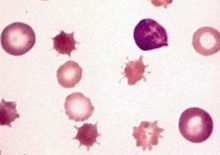
%> input picture easy/5.jpg, 220 x 155 px, shrunk from 375 x 265 before the run
$ octave test.m   (GNU Octave 9; MATLAB toolbox functions it lacks are replaced by stand-ins)
%> lines starting %> are read from the running program, lines starting %| are printed output that depends on the picture; in (x1, y1, x2, y2) boxes, pixels count from 0 and x2, y2 are one past the last pixel; in counts of white or black regions, pixels touching at a corner belong together; the program's own positions count from 1
### preprocess.m
function [BW ] = preprocess(Nrgb)
% begin preprocess
[M, N, ~] = size(Nrgb);

img_gray = rgb2gray(Nrgb);
thre = otsuthresh(img_gray, 256);
BW = false(M, N);
for i = 1:M
    for j = 1:N
        if img_gray(i,j) <= thre
            BW(i, j) = true;
        end
    end
end
BW(1,:) = 0;
BW(end,:) = 0;
BW(:,1) = 0;
BW(:,end) = 0;


% img_histeq = histeq(img_gray);
% thre = graythresh(img_histeq);
% BW = ~im2bw(img_histeq,thre);
SE = strel('square',4);
BW = imerode(BW, SE);

end

### otsuthresh.m
function [ th ] = otsuthresh( grayimg, L )

    [M, N] = size(grayimg);
    %hist = imhist(grayimg);
    count = 0;
    hist = zeros(M,N);
    for a = 1:M
        for b = 1:N
         if grayimg(a,b) ~=0
            count = count + 1;
            hist(grayimg(a,b)) = hist(grayimg(a,b)) + 1;
         end
        end
    end
    histp = hist/(M*N);
    mg = 0.0;
    for i = 0:L-1
        mg = mg + histp(i+1)*i;
    end
    %calc mg
    v= 0;
    for s = 0:L-1
        if hist(s+1) ~= 0
            break;
        end
    end
    mk = 0.0;
    pk = 0.0;
    for i = s: L-1
        pk = pk + histp(i+1);
        mk = mk + histp(i+1)*i;
        vtmp = ((mg*pk-mk)^2)/(pk*(1-pk));
        if vtmp > v
            v = vtmp;
            th = i;
        end
    end
    %calc th
end

### myfill.m
function [B_img] = myfill(img)

[row,col] = size(img);
img_tmp = marking(img,1,1);
img_tmp = ~img_tmp;

for i = 1:row
    for j = 1:col
        if(img_tmp(i,j) == 1)
            img(i,j) = 1;
        end
    end
end

B_img = img;

### marking.m
function [B_img] = marking(img,x,y)

[m,n] = size(img);
%[x y]=ginput(1);
x=round(x);
y=round(y);

%tmp=ones(m,n);
queue_head=1;
queue_tail=1;
neighbour=[-1 -1;-1 0;-1 1;0 -1;0 1;1 -1;1 0;1 1];
%neighbour=[-1 0;1 0;0 1;0 -1];
q{queue_tail}=[y x];
queue_tail=queue_tail+1;
[ser1, ~]=size(neighbour);

while queue_head~=queue_tail
    pix=q{queue_head};
    for i=1:ser1
        pix1=pix+neighbour(i,:);
        if pix1(1)>=1 && pix1(2)>=1 &&pix1(1)<=m && pix1(2)<=n
            if img(pix1(1),pix1(2))==0
                img(pix1(1),pix1(2))=1;
                q{queue_tail}=[pix1(1) pix1(2)];
                queue_tail=queue_tail+1;

            end
        end
    end
    queue_head=queue_head+1;
end
B_img = img;
% figure(1);
% imshow(B_img);
end

### mybwbound2.m
function [ cells ] = mybwbound2( I )
%MYBWBOUND Summary of this function goes here
%   Detailed explanation goes here
[M, N] = size(I);

%neighbourhood map
% 1 8 7    -1 -1|-1 0|-1 1
% 2 0 6     0 -1| 0 0| 0 1
% 3 4 5     1 -1| 1 0| 1 1

neighbour = [-1 -1 1;0 -1 8;1 -1 7;1 0 6;1 1 5;0 1 4;-1 1 3;-1 0 2];
markup = zeros(M,N);

% 1 2 3    -1 -1|-1 0|-1 1
% 8 0 4     0 -1| 0 0| 0 1
% 7 6 5     1 -1| 1 0| 1 1

% [y x dire] dire:new against old
findermap{5} = [ 1 -1 7; 1  0 6; 1  1 5; 0  1 4;-1  1 3]; %1
findermap{6} = [ 0 -1 8; 1 -1 7; 1  0 6; 1  1 5; 0  1 4]; %2
findermap{7} = [-1 -1 1; 0 -1 8; 1 -1 7; 1  0 6; 1  1 5]; %3
findermap{8} = [-1  0 2;-1 -1 1; 0 -1 8; 1 -1 7; 1  0 6]; %4
findermap{1} = [-1  1 3;-1  0 2;-1 -1 1; 0 -1 8; 1 -1 7]; %5
findermap{2} = [ 0  1 4;-1  1 3;-1  0 2;-1 -1 1; 0 -1 8]; %6
findermap{3} = [ 1  1 5; 0  1 4;-1  1 3;-1  0 2;-1 -1 1]; %7
findermap{4} = [ 1  0 6; 1  1 5; 0  1 4;-1  1 3;-1  0 2]; %8
% findermap{0/9} = [];
for i = 2:M-1
    for j = 2:N-1
        tmp = sum(sum(I(i-1:i+1,j-1:j+1)));
        if tmp ~= 0 && tmp < 4
            markup(i,j) = 1;
        end
    end
end
I = markup;
imshow(I);
hold on;
cellnum = 0;
markup = zeros(M,N);
for i = 2:M-1
    for j = 2:N-1
        if I(i,j) == 1 && sum(sum(markup(i-1:i+1,j-1:j+1))) == 0
            cellnum = cellnum + 1;
            pointnum = 1;
            markup(i,j) = 2;% start point of one edge
            plot(j,i,'marker','^','Color','g');
            cells{cellnum,1}(pointnum,:) = [i,j];

            for dire1 = 1:8
                ti = i+neighbour(dire1,1);
                tj = j+neighbour(dire1,2);
%                 plot(tj,ti,'marker','.');
                if I(ti,tj) == 1 && markup(ti,tj) == 0
                    markup(ti,tj) = 1;
                    ii = ti;
                    jj = tj;
                    dire = neighbour(dire1,3);
                    pointnum = pointnum + 1;
%                     plot(jj,ii,'marker','.');
                    cells{cellnum,1}(pointnum,:) = [ii,jj];
                    break;
                end
            end

            while markup(ii,jj) ~= 2
                everentered = 0;
                for mapindex = 1:5
                    tmpi = ii + findermap{dire}(mapindex,1);
                    tmpj = jj + findermap{dire}(mapindex,2);
%                     plot(tmpj,tmpi,'marker','.');
                    if markup(tmpi,tmpj) ==2
%                         plot(jj,ii,'marker','.');
                        ii = tmpi;
                        jj = tmpj;
                        everentered = 1;
                        break;
                    end

                    if I(tmpi,tmpj) == 1 && markup(tmpi,tmpj) == 0
                        plot(tmpj,tmpi,'marker','.');
                        markup(tmpi,tmpj) = 1;
                        everentered = 1;
%                         oldii = ii;
%                         oldjj = jj;
%                         olddire = dire;

                        ii = tmpi;
                        jj = tmpj;
                        dire = findermap{dire}(mapindex,3);
                        pointnum = pointnum + 1;
                        cells{cellnum,1}(pointnum,:) = [ii,jj];
% [4 lines of commented-out code are left out]
                        break;
                    end

                end

                % not a circle
                if everentered == 0
                    plot(jj,ii,'marker','^','Color','r');
                    break;
                end
            end
        end
    end
end

% imshow(markup);
end

### test.m
clear;
close all;
Nrgb = imread('easy\5.jpg');
%> Nrgb is the input picture: size 155x220x3 uint8; mean R, G, B 235.9, 213.3, 217.5
imshow(Nrgb);
BW = preprocess(Nrgb);
%> in preprocess, `img_gray = rgb2gray(Nrgb);`:
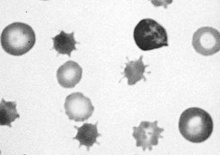
%> img_gray: size 155x220 uint8; min 35, max 255, mean 220.5
%> after the loop in otsuthresh, `for a = 1:M`: count = 34100
%> the loop in otsuthresh, `for i = 0:L-1` made 256 passes
%> mg on passes 1 to 3: 0, 0, 0
%> after the loop in otsuthresh, `for i = 0:L-1`: mg = 219.5
%> the loop in otsuthresh, `for i = s: L-1` made 222 passes
%> (pk, mk, vtmp, v) on passes 1 to 12: (2.93e-05, 0.000997, 1.01, 1.01), (5.87e-05, 0.00202, 2.01, 2.01), (0.000117, 0.00413, 3.98, 3.98), (0.000176, 0.0063, 5.94, 5.94), (0.000205, 0.00742, 6.91, 6.91), (0.000323, 0.012, 10.73, 10.73), (0.000411, 0.0155, 13.57, 13.57), (0.000616, 0.0239, 20.12, 20.12), (0.000674, 0.0264, 21.97, 21.97), (0.000821, 0.0327, 26.54, 26.54), (0.00111, 0.0456, 35.59, 35.59), (0.0015, 0.0628, 47.23, 47.23)
%> after the loop in otsuthresh, `for i = s: L-1`: pk = 1; th = 180; v = 1869.2
%> in preprocess, `thre = otsuthresh(img_gray, 256);`: thre = 180
%> after the loop in preprocess, `for i = 1:M`:
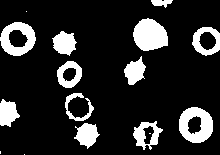
%> BW: size 155x220 logical; 16.3% white; 16 white regions (4 under 20 px), largest, box (x1, y1, x2, y2) and area: (133, 18, 168, 51) 865, (179, 107, 213, 143) 801, (0, 22, 36, 56) 696
%> in preprocess, `BW(:,1) = 0;`: BW: size 155x220 logical; 16.2% white; 14 white regions (2 under 20 px), largest, box (x1, y1, x2, y2) and area: (133, 18, 168, 51) 865, (179, 107, 213, 143) 801, (1, 22, 36, 56) 692
%> in preprocess, `BW = imerode(BW, SE);`:
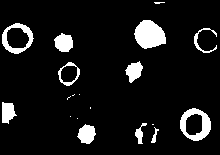
%> BW: size 155x220 logical; 8.8% white; 19 white regions (8 under 20 px), largest, box (x1, y1, x2, y2) and area: (134, 20, 166, 49) 671, (180, 108, 211, 141) 492, (2, 23, 34, 54) 377
BW_filled = myfill(BW);
%> the loop in marking, `while queue_head~=queue_tail` made 30449 passes
%> pix on passes 2 to 4: [1 2], [2 1], [2 2]
%> after the loop in marking, `while queue_head~=queue_tail`:
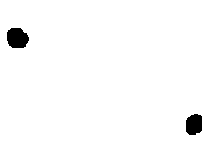
%> img: size 155x220 logical; 98.1% white; 2 black regions, box (x1, y1, x2, y2) and area: (7, 28, 29, 48) 359, (186, 114, 202, 135) 289
%> after the loop in marking, `while queue_head~=queue_tail`: q = 30449 items; queue_head = 30450
%> after the loop in myfill, `for i = 1:row`:
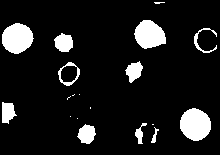
%> img: size 155x220 logical; 10.7% white; 19 white regions (8 under 20 px), largest, box (x1, y1, x2, y2) and area: (180, 108, 211, 141) 781, (2, 23, 34, 54) 736, (134, 20, 166, 49) 671
BW_filled(1,:) = 0;
BW_filled(:,1) = 0;
BW_filled(end,:) = 0;
BW_filled(:,end) = 0;
imshow(BW_filled);
boundaries = mybwbound2(BW_filled);
%> after the loop in mybwbound2, `for i = 2:M-1`: markup: size 155x220 double; values 0 (black) and 1 (white), 3.3% white in thin lines or dots
%> after the loop in mybwbound2, `for i = 2:M-1`:
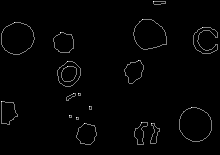
%> markup: size 155x220 double; min 0, max 2, mean 0.0288; drawn with min black and max white
%> after the loop in mybwbound2, `for i = 2:M-1`: cellnum = 18; cells = 18 items; dire = 8; everentered = 1; ii = 124; jj = 152; pointnum = 52; ti = 125; tj = 152; tmpi = 124; tmpj = 152
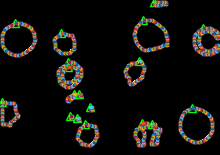
%> figure redrawn from the program's plot data
%> boundaries = 18 items

$ run again, with easy/1.jpg copied over easy/5.jpg
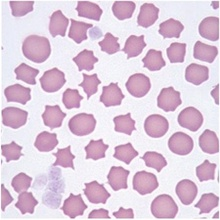
%> input picture easy/1.jpg, 220 x 220 px, shrunk from 450 x 450 before the run
%> Nrgb is the input picture: size 220x220x3 uint8; mean R, G, B 222.8, 202.6, 220.7
%> after the loop in otsuthresh, `for a = 1:M`: count = 48400
%> after the loop in otsuthresh, `for i = 0:L-1`: mg = 209.7
%> the loop in otsuthresh, `for i = s: L-1` made 124 passes
%> (pk, mk, vtmp, v) on passes 1, 2, 4, 5, 6, 7, 8, 9: (2.07e-05, 0.00273, 0.125, 0.125), (6.2e-05, 0.00822, 0.368, 0.368), (0.000103, 0.0138, 0.598, 0.598), (0.000248, 0.0335, 1.38, 1.38), (0.000517, 0.0703, 2.8, 2.8), (0.000579, 0.0788, 3.12, 3.12), (0.000785, 0.108, 4.15, 4.15), (0.000992, 0.136, 5.16, 5.16)
%> after the loop in otsuthresh, `for i = s: L-1`: pk = 1; th = 204; v = 1113.1
%> thre = 204
%> the loop in marking, `while queue_head~=queue_tail` made 35089 passes
%> pix on passes 2 to 4: [1 2], [2 1], [2 2]
%> after the loop in marking, `while queue_head~=queue_tail`: q = 35089 items; queue_head = 35090
%> img_tmp: size 220x220 logical; every value is 0
%> after the loop in mybwbound2, `for i = 2:M-1`:
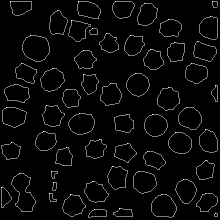
%> markup: size 220x220 double; min 0, max 2, mean 0.0688; drawn with min black and max white
%> after the loop in mybwbound2, `for i = 2:M-1`: cellnum = 57; cells = 57 items; dire = 8; everentered = 1; ii = 214; jj = 216; pointnum = 11; ti = 215; tmpi = 214; tmpj = 216
%> `boundaries = mybwbound2(BW_filled);`:
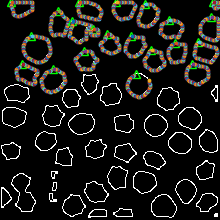
%> figure redrawn from the program's plot data
%> boundaries = 57 items

$ run again, with easy/10.jpg copied over easy/5.jpg
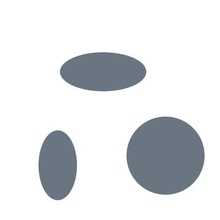
%> input picture easy/10.jpg, 220 x 220 px, shrunk from 400 x 400 before the run
%> Nrgb is the input picture: size 220x220x3 uint8; mean R, G, B 225.3, 227.7, 229.9
%> after the loop in otsuthresh, `for a = 1:M`: count = 48400
%> after the loop in otsuthresh, `for i = 0:L-1`: mg = 226.2
%> the loop in otsuthresh, `for i = s: L-1` made 158 passes
%> (pk, mk, vtmp, v) on passes 1, 3, 4, 5, 6, 7, 8, 9: (2.07e-05, 0.00202, 0.34, 0.34), (0.000103, 0.0103, 1.66, 1.66), (0.000227, 0.0228, 3.6, 3.6), (0.000455, 0.046, 7.11, 7.11), (0.000971, 0.0992, 14.97, 14.97), (0.00155, 0.159, 23.63, 23.63), (0.00295, 0.307, 44.38, 44.38), (0.00393, 0.41, 58.51, 58.51)
%> after the loop in otsuthresh, `for i = s: L-1`: pk = 1; th = 184; v = 3041.4
%> thre = 184
%> the loop in marking, `while queue_head~=queue_tail` made 39998 passes
%> pix on passes 2 to 4: [1 2], [2 1], [2 2]
%> after the loop in marking, `while queue_head~=queue_tail`: q = 39998 items; queue_head = 39999
%> img_tmp: size 220x220 logical; every value is 0
%> after the loop in mybwbound2, `for i = 2:M-1`:
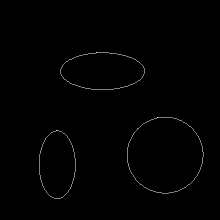
%> markup: size 220x220 double; min 0, max 2, mean 0.0115; drawn with min black and max white
%> after the loop in mybwbound2, `for i = 2:M-1`: cellnum = 3; cells = 3 items; dire = 8; everentered = 1; ii = 131; jj = 57; pointnum = 153; ti = 132; tj = 56; tmpi = 131; tmpj = 57
%> `boundaries = mybwbound2(BW_filled);`:
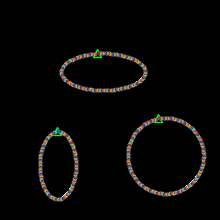
%> figure redrawn from the program's plot data
%> boundaries = 3 items

$ run again, with easy/11.jpg copied over easy/5.jpg
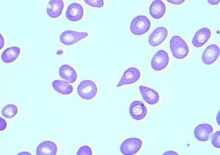
%> input picture easy/11.jpg, 220 x 155 px, shrunk from 382 x 269 before the run
%> Nrgb is the input picture: size 155x220x3 uint8; mean R, G, B 212.2, 236.7, 250.2
%> after the loop in otsuthresh, `for a = 1:M`: count = 34100
%> after the loop in otsuthresh, `for i = 0:L-1`: mg = 229.9
%> the loop in otsuthresh, `for i = s: L-1` made 162 passes
%> (pk, mk, vtmp, v) on passes 1, 6, 17, 18, 24, 27, 28, 30: (2.93e-05, 0.00276, 0.541, 0.541), (5.87e-05, 0.00566, 1.04, 1.04), (8.8e-05, 0.00889, 1.46, 1.46), (0.000117, 0.0121, 1.87, 1.87), (0.000147, 0.0156, 2.24, 2.24), (0.000235, 0.0261, 3.29, 3.29), (0.000293, 0.0332, 3.99, 3.99), (0.000381, 0.044, 4.98, 4.98)
%> after the loop in otsuthresh, `for i = s: L-1`: pk = 1; th = 205; v = 681
%> thre = 205
%> the loop in marking, `while queue_head~=queue_tail` made 32416 passes
%> pix on passes 2 to 4: [1 2], [2 1], [2 2]
%> after the loop in marking, `while queue_head~=queue_tail`: q = 32416 items; queue_head = 32417
%> img_tmp: size 155x220 logical; 0.51% white; 2 white regions, box (x1, y1, x2, y2) and area: (135, 19, 146, 30) 99, (126, 142, 136, 151) 74
%> after the loop in mybwbound2, `for i = 2:M-1`: cellnum = 54; cells = 54 items; dire = 8; everentered = 1; ii = 147; jj = 83; pointnum = 30; ti = 148; tj = 82; tmpi = 147; tmpj = 83
%> `boundaries = mybwbound2(BW_filled);`:
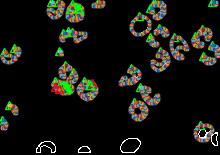
%> figure redrawn from the program's plot data
%> boundaries = 54 items
